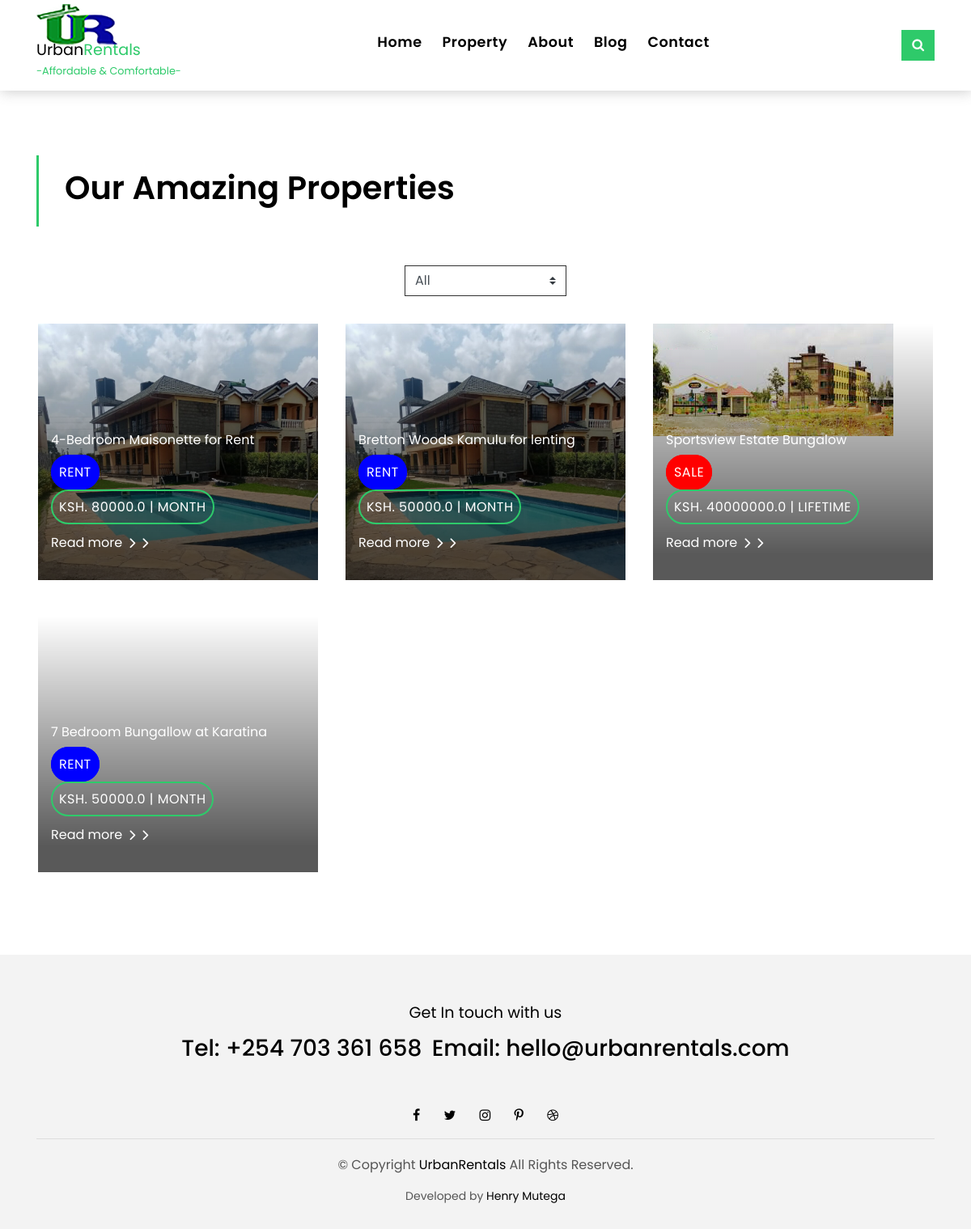
The page /property/ on the database as committed earlier.
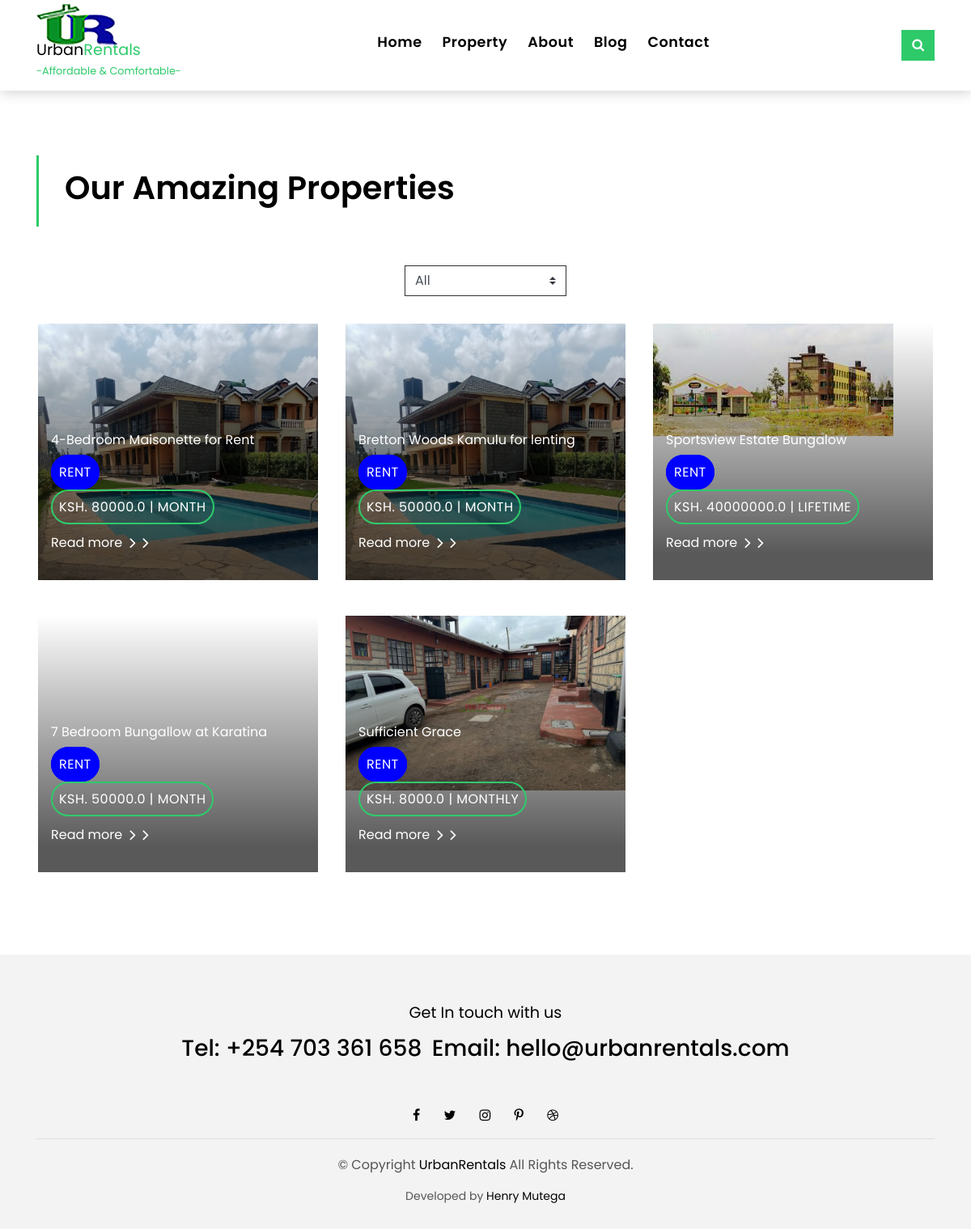
The same page on the database as committed later.
### rental/models.py (models this page shows, shortened)
class Properties(models.Model):
    title = models.CharField(max_length=60)
    location = models.CharField(max_length=30)
    propertyphotos = models.ImageField(upload_to = 'property/')
    description = models.TextField()
    price = models.FloatField()
    status = models.CharField(max_length=30)
    rooms = models.IntegerField()
    type = models.CharField(max_length=30)
    period = models.CharField(max_length=15)
    @classmethod
    def property_details(cls):
        property = cls.objects.filter()
        return property

### rental/views.py (the view)
# urls.py: url(r'^property/', views.property, name='property'),
def property(request):
    property = Properties.property_details()
    return render(request, 'property-grid.html', {"property":property})

### rental/templates/property-grid.html (shortened to what this page needs)
{% load static %}
<!DOCTYPE html>
<html lang="en">
<head>
  <link href="{% static 'lib/bootstrap/css/bootstrap.min.css'%}" rel="stylesheet">
  <link href="{% static 'lib/font-awesome/css/font-awesome.min.css'%}"rel="stylesheet">
  <link href="{% static 'lib/animate/animate.min.css'%}" rel="stylesheet">
  <link href="{% static 'lib/ionicons/css/ionicons.min.css'%}" rel="stylesheet">
  <link href="{% static 'lib/owlcarousel/assets/owl.carousel.min.css'%}" rel="stylesheet">
  <link href="{% static 'csss/styles.css'%}" rel="stylesheet">
</head>
<body>
  {% include "header.html" %}
  <section class="intro-single">
    <div class="container">
      <div class="row">
        <div class="col-md-12 col-lg-8">
          <div class="title-single-box">
            <h1 class="title-single">Our Amazing Properties</h1>
          </div>
        </div>
      </div>
    </div>
  </section>
  <section class="property-grid grid">
    <div class="container">
      <div class="row">
        <div class="col-sm-12">
          <div class="grid-option">
            <form>
              <select class="custom-select">
                <option selected>All</option>
              </select>
            </form>
          </div>
        </div>
       </div>
        <div class="row">
          {% for property_item in property %}
          <div class="col-md-4">
            <div class="card-box-a card-shadow" style="height: 321px;">
              <div class="img-box-a">
                <a href="{% url 'propertysingle' property_item.id %}"><img src="{{property_item.propertyphotos.url}}" alt="" class="img-a img-fluid"></a>
              </div>
              <div class="card-overlay">
                <div class="card-overlay-b-content">
                  <div class="card-header-a">
                    <p>
                      <a class="card-title-z" href="{% url 'propertysingle' property_item.id %}">{{property_item.title}}</a>
                    </p>
                  </div>
                  <div class="card-body-a">
                    <div class="price-box d-flex">
                      <a href="{% url 'propertysingle' property_item.id %}">
                        <span class="{% if property_item.status|lower == 'rent' %}price-aa{% elif property_item.status|lower == 'sale' %}price-sale{% else %}price-aa{% endif %}">{{property_item.status}}</span>
                      </a>
                    </div>
                    <div class="price-box d-flex">
                      <a href="{% url 'propertysingle' property_item.id %}"><span class="price-a">ksh. {{property_item.price}} | {{property_item.period}}</span></a>
                    </div>
                    <a href="{% url 'propertysingle' property_item.id %}" class="link-a">Read more
                      <span class="ion-ios-arrow-forward"></span>
                      <span class="ion-ios-arrow-forward"></span>
                    </a>
                  </div>
                </div>
              </div>
            </div>
          </div>
          {% endfor %}
      </div>
    </div>
  </section>
  {% include "footer.html" %}
</body>
</html>

### rental/templates/header.html (shortened to what this page needs)
{% load static %}
<!DOCTYPE html>
<html lang="en">
<head>
</head>
<body>
  <nav class="navbar navbar-default navbar-trans navbar-expand-lg fixed-top">
    <div class="container">
      <div class="logo" id="logo">
        <img src="{% static 'img/URlogo.png'%}" alt="">
        <p>
          <a class="navbar-brand text-brand" href="{% url 'home' %}">Urban<span class="color-b">Rentals</span></a>
        </p>
        <p class="logo-p">
          <a class="color-b" href="{% url 'home' %}"> -Affordable & Comfortable- </a>
        </p>
      </div>
      <div class="navbar-collapse collapse justify-content-center" id="navbarDefault">
        <ul class="navbar-nav">
          <li class="nav-item">
            <a class="nav-link" href="{% url 'home' %}">Home</a>
          </li>
          <li class="nav-item">
            <a class="nav-link" href="{% url 'property' %}">Property</a>
          </li>
          <li class="nav-item">
            <a class="nav-link" href="{% url 'about' %}">About</a>
          </li>
          <li class="nav-item">
            <a class="nav-link" href="{% url 'blog' %}">Blog</a>
          </li>
          <li class="nav-item">
            <a class="nav-link" href="{% url 'contact' %}">Contact</a>
          </li>
        </ul>
      </div>
      <button type="button" class="btn btn-b-n navbar-toggle-box-collapse d-none d-md-block" data-toggle="collapse"
        data-target="#navbarTogglerDemo01" aria-expanded="false">
        <span class="fa fa-search" aria-hidden="true"></span>
      </button>
    </div>
  </nav>
</body>
</html>

### rental/templates/footer.html (shortened to what this page needs)
{% load static %}
<!DOCTYPE html>
<html lang="en">
<head>
</head>
<body>
  <section class="section-footer">
    <div class="container">
      <div class="row">
        <div class="col-sm-12 col-md-12">
          <div class="widget-a">
            <div class="w-header-a">
              <h3 class="w-title-a text-brand text-center">Get In touch with us</h3>
            </div>
            <div class="w-footer-a">
              <ul class="list-inline text-center">
                <li class="color-a list-inline-item">
                  <h3>Tel: +254 703 361 658</h3></li>
                <li class="color-a list-inline-item">
                  <h3>Email: hello@urbanrentals.com</h3></li>
              </ul>
            </div>
          </div>
        </div>
      </div>
    </div>
  </section>
  <footer>
    <div class="container">
      <div class="row">
        <div class="col-md-12">
          <div class="socials-a">
            <ul class="list-inline">
              <li class="list-inline-item">
                <a href="#">
                  <i class="fa fa-facebook" aria-hidden="true"></i>
                </a>
              </li>
              <li class="list-inline-item">
                <a href="#">
                  <i class="fa fa-twitter" aria-hidden="true"></i>
                </a>
              </li>
              <li class="list-inline-item">
                <a href="#">
                  <i class="fa fa-instagram" aria-hidden="true"></i>
                </a>
              </li>
              <li class="list-inline-item">
                <a href="#">
                  <i class="fa fa-pinterest-p" aria-hidden="true"></i>
                </a>
              </li>
              <li class="list-inline-item">
                <a href="#">
                  <i class="fa fa-dribbble" aria-hidden="true"></i>
                </a>
              </li>
            </ul>
          </div>
          <div class="copyright-footer">
            <p class="copyright color-text-a">
              &copy; Copyright
              <span class="color-a">UrbanRentals</span> All Rights Reserved.
            </p>
          </div>
          <div class="credits">
            Developed by <a href="https://github.com/henrymutega">Henry Mutega</a>
          </div>
        </div>
      </div>
    </div>
  </footer>
</body>
</html>

Rows that differ between the two databases and show on the page:
changed Properties "Sportsview Estate Bungalow": status "SALE" → "RENT"
added Properties: propertyphotos (picture), title "Sufficient Grace", status "RENT", price "8000.0", period "MONTHLY"
